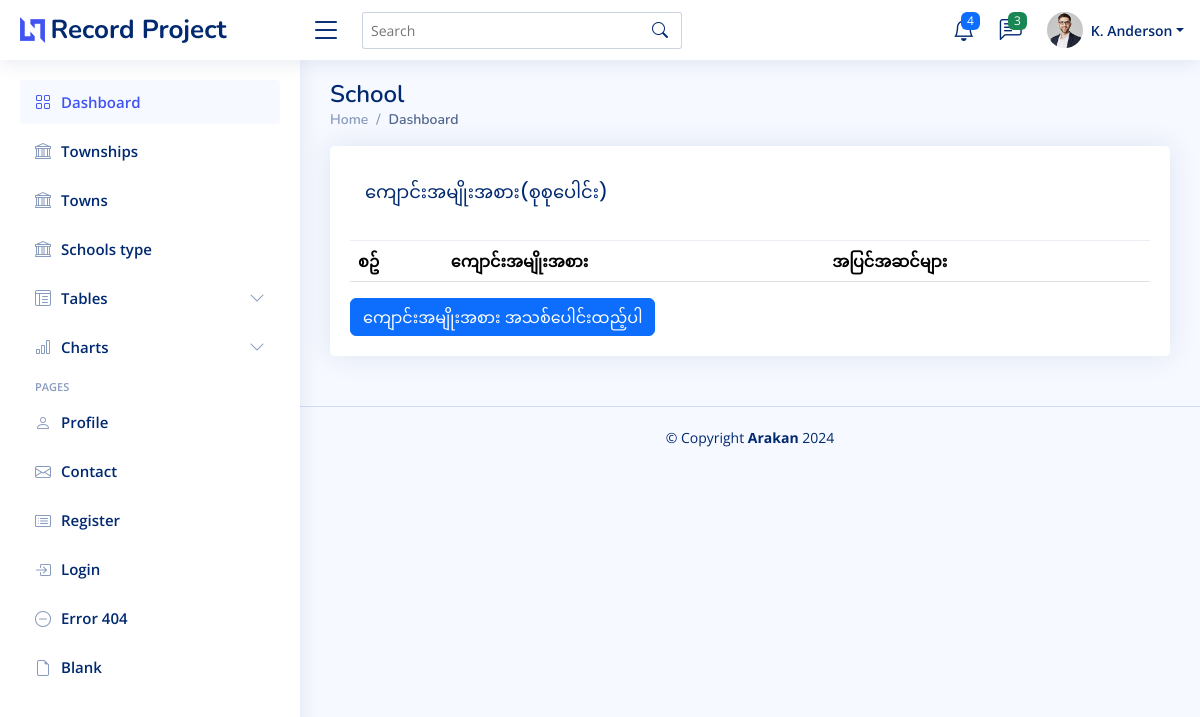
Before: /school_types/ with the older database file.
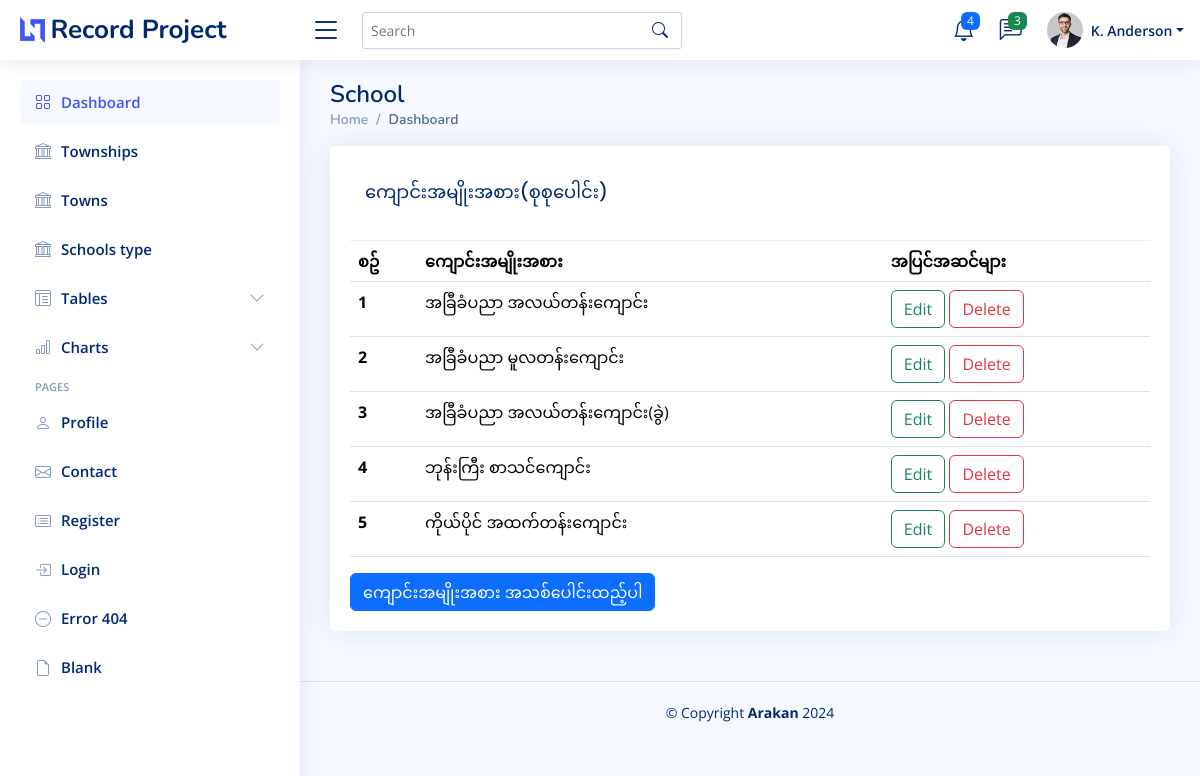
After: the same page with the newer database file.
### myapp/models.py (models this page shows, shortened)
class SchoolType(models.Model):
    name = models.CharField(max_length=100)

### myapp/views.py (the view)
# urls.py: path('school_types/', views.school, name='school_type_page'),
def school(request):
    schooltypes = SchoolType.objects.all()
    context = {
        'schooltypes':schooltypes,
    }
    return render(request, 'school_type/school.html', context)

### myapp/templates/school_type/school.html
{% extends "partials/master.html" %}
{% load crispy_forms_tags %}
{% block content %}
<main id="main" class="main">
    <div class="pagetitle">
      <h1>School</h1>
      <nav>
        <ol class="breadcrumb">
          <li class="breadcrumb-item"><a href="{% url "homepage" %}">Home</a></li>
          <li class="breadcrumb-item active">Dashboard</li>
        </ol>
      </nav>
    </div>
    <section class="section dashboard">
      <div class="row">
        <div class="col col-sm-12">
              <div class="card">
                  <div class="card-body">
                    <div class="card-header">
                      <h5 class="card-title">ကျောင်းအမျိုးအစား(စုစုပေါင်း)</h5>
                    </div>
                    <table class="table">
                      <thead>
                        <tr>
                          <th scope="col">စဥ်</th>
                          <th scope="col">ကျောင်းအမျိုးအစား</th>
                          <th scope="col">အပြင်အဆင်များ</th>
                        </tr>
                      </thead>
                      <tbody>
                      {% for schooltype in schooltypes %}
                          <tr>
                            <th scope="row">{{ forloop.counter }}</th>
                            <td>{{ schooltype.name }}</td>
                            <td>
                                <a href="{% url "update_school_typepage" schooltype.id %}" class="btn btn-outline-success">Edit </a>
                                <a href="{% url "delete_school_typepage" schooltype.id %}" class="btn btn-outline-danger"> Delete</a>
                            </td>
                        </tr>
                      {% endfor %}
                      </tbody>
                  </table>
                    <a href="{% url "create_school_page" %}" class="btn btn-primary">‌ကျောင်းအမျိုးအစား အသစ်ပေါင်းထည့်ပါ</a>
                  </div>
              </div>
        </div>
    </div>
</section>
</main>
{% endblock content %}

Changed rows visible on the page:
added SchoolType: name "အခြီခံပညာ အလယ်တန်းကျောင်း"
added SchoolType: name "အခြီခံပညာ မူလတန်းကျောင်း"
added SchoolType: name "အခြီခံပညာ အလယ်တန်းကျောင်း(ခွဲ)"
added SchoolType: name "ဘုန်းကြီး စာသင်ကျောင်း"
added SchoolType: name "ကိုယ်ပိုင် အထက်တန်းကျောင်း"
